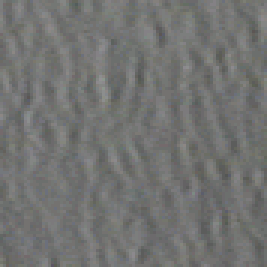
#> input picture Curso de Reconocimiento de Patrones en Imagenes-20220718/code/textura_1.tif, 89 x 89 px (shown 3 times larger)
$ python clase_06_03_imagen.py   (older library calls are emulated)
#> lines starting #> are read from the running program, lines starting #| are printed output that depends on the picture
import cv2
from numpy.ma import arange
from skimage.feature import greycomatrix, greycoprops
from sklearn import preprocessing

img= cv2.imread('textura_1.tif')
#> img is the input picture: shape (89, 89, 3); mean B, G, R 113.3, 114.8, 114.1
gray =  cv2.cvtColor(img, cv2.COLOR_BGR2GRAY)

new_scale = (0,11)
new_gray = preprocessing.MinMaxScaler(new_scale).fit_transform(gray).astype(int)
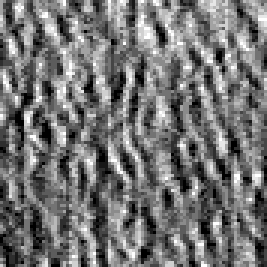
#> new_gray: shape (89, 89) int64 (shown 3 times larger); min 0, max 11, mean 5.01; drawn with min black and max white

# algoritmo graycomatrix P01
l= 12  #numero de niveles de la imagen
P_1_0 = greycomatrix(new_gray, distances=[1], angles=[0], levels=l, symmetric=False, normed=False)


# extracción de caracteristicas a traves de greycomatrix
features = ['contrast','correlation', 'dissimilarity','homogeneity','ASM','energy']
for ft in features:
    sts = float(greycoprops(P_1_0, ft))
    print(f'{ft}: {sts:2.4f}')
#> this loop made 6 passes
#> sts on passes 1 to 6: 5.07, 0.591, 1.74, 0.417, 0.0154, 0.124
#| contrast: 5.0698
#| correlation: 0.5915
#| dissimilarity: 1.7414
#| homogeneity: 0.4167
#| ASM: 0.0154
#| energy: 0.1242

$ run again, with Curso de Reconocimiento de Patrones en Imagenes-20220718/code/textura_2.tif copied over Curso de Reconocimiento de Patrones en Imagenes-20220718/code/textura_1.tif
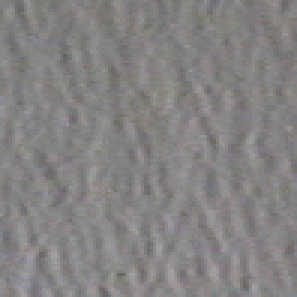
#> input picture Curso de Reconocimiento de Patrones en Imagenes-20220718/code/textura_2.tif, 99 x 99 px (shown 3 times larger)
#> img is the input picture: shape (99, 99, 3); mean B, G, R 130.4, 130.4, 132.5
#> `new_gray = preprocessing.MinMaxScaler(new_scale).fit_transform(gray).a..`:
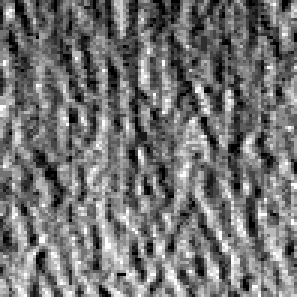
#> new_gray: shape (99, 99) int64 (shown 3 times larger); min 0, max 11, mean 4.98; drawn with min black and max white
#> the loop `for ft in features:` made 6 passes
#> sts on passes 1 to 6: 4.64, 0.608, 1.68, 0.422, 0.0167, 0.129
#> (printed output is left out)

$ run again, with Curso de Reconocimiento de Patrones en Imagenes-20220718/code/textura_3.tif copied over Curso de Reconocimiento de Patrones en Imagenes-20220718/code/textura_1.tif
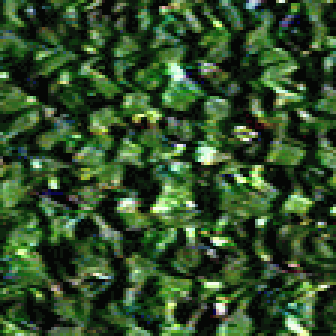
#> input picture Curso de Reconocimiento de Patrones en Imagenes-20220718/code/textura_3.tif, 112 x 112 px (shown 3 times larger)
#> img is the input picture: shape (112, 112, 3); mean B, G, R 42, 78.2, 50.1
#> `gray =  cv2.cvtColor(img, cv2.COLOR_BGR2GRAY)`:
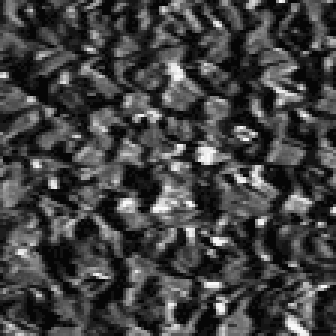
#> gray: shape (112, 112) (shown 3 times larger); min 6, max 248, mean 65.7
#> `new_gray = preprocessing.MinMaxScaler(new_scale).fit_transform(gray).a..`:
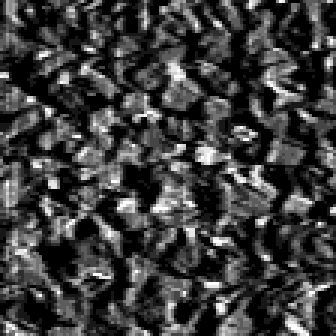
#> new_gray: shape (112, 112) int64 (shown 3 times larger); min 0, max 11, mean 2.67; drawn with min black and max white
#> the loop `for ft in features:` made 6 passes
#> sts on passes 1 to 6: 3.18, 0.76, 1.21, 0.564, 0.0498, 0.223
#> (printed output is left out)

$ run again, with Curso de Reconocimiento de Patrones en Imagenes-20220718/code/textura_4.tif copied over Curso de Reconocimiento de Patrones en Imagenes-20220718/code/textura_1.tif
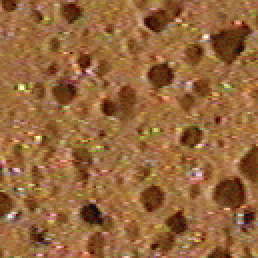
#> input picture Curso de Reconocimiento de Patrones en Imagenes-20220718/code/textura_4.tif, 129 x 129 px (shown 2 times larger)
#> img is the input picture: shape (129, 129, 3); mean B, G, R 60.4, 103.7, 151.1
#> `gray =  cv2.cvtColor(img, cv2.COLOR_BGR2GRAY)`:
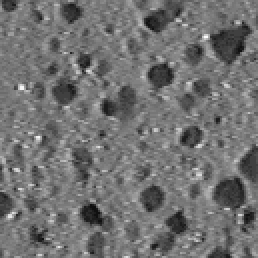
#> gray: shape (129, 129) (shown 2 times larger); min 16, max 251, mean 112.9
#> `new_gray = preprocessing.MinMaxScaler(new_scale).fit_transform(gray).a..`:
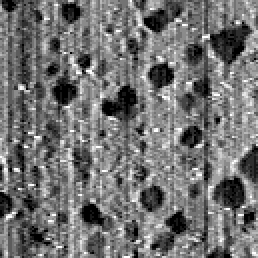
#> new_gray: shape (129, 129) int64 (shown 2 times larger); min 0, max 11, mean 4.9; drawn with min black and max white
#> the loop `for ft in features:` made 6 passes
#> sts on passes 1 to 6: 2.82, 0.729, 1.24, 0.524, 0.025, 0.158
#> (printed output is left out)
